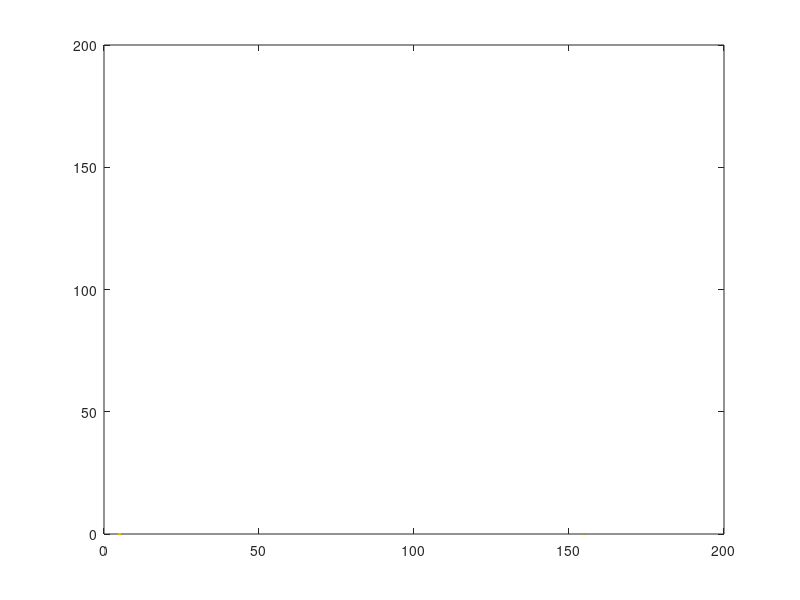

MATLAB code to generate this figure:
clc;
clear all;

a = input("Digite o coeficiente de A (A.X^2): ");
b = input("Digite o coeficiente de B (B.X^2): ");
c = input("Digite o coeficiente de C: ");
xi = input("Digite o inferior de x: ");
xf = input("Digite o superior de x: ");

f = @(x) a*x.^2  + b*x + c;
x = linspace(xi,xf);
y = f(x);

plot(x,y);
hold on;
plot(x,0);
hold on;
plot(y,0);
